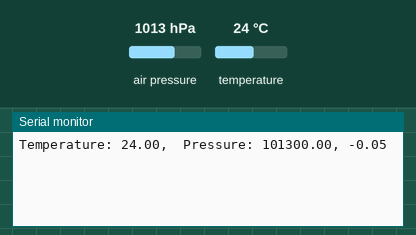
Recording of a sketch running on a simulated Arduino Mega 2560, built with avr-gcc and run on an emulated ATmega2560. Parts: the last lines printed to the serial monitor. The inputs (shaded band) are chosen by the test bench; at power-on: air pressure 1013 hPa, temperature 24 °C.

Above: at 1.8 s.
1.9 s: air pressure set to 952 hPa
At 2.7 s:
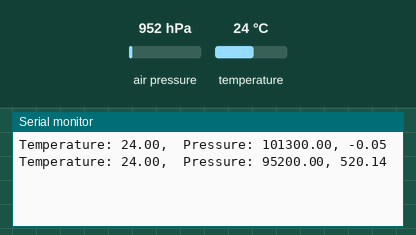
3.4 s: temperature set to 12 °C
At 4.7 s:
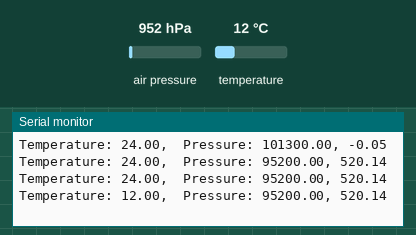
4.9 s: air pressure set to 975 hPa
At 5.8 s:
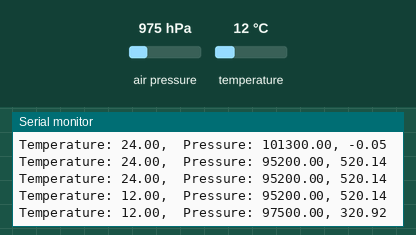
Timing chart, 0 to 7.9 s (numbered marks = the images above; inputs shaded):
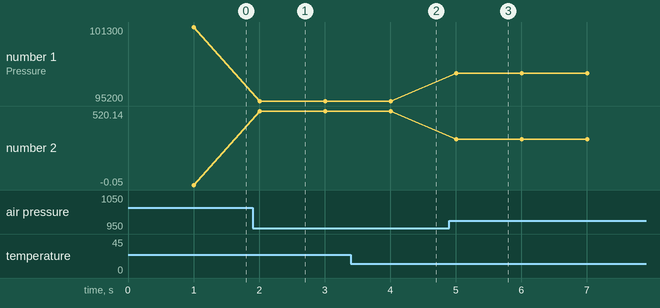

The sketch:

BMP280.ino
```cpp
#include <Adafruit_Sensor.h>
#include <Adafruit_BMP280.h>

Adafruit_BMP280 bmp; // I2C

uint32_t timer;
float temperature;
float pressure;
float altitude;
float altitude0;

void setup(){
  Serial.begin(9600); // start serial monitor

  Serial2.begin(115200);

  Serial2.println("HELLO BITCHES");

  if (!bmp.begin()) {
      Serial.println("Could not find a valid BMP280 sensor, check wiring!");
      while (1);
  }

  bmp.setSampling(Adafruit_BMP280::MODE_NORMAL,     /* Operating Mode. */
                  Adafruit_BMP280::SAMPLING_X2,     /* Temp. oversampling */
                  Adafruit_BMP280::SAMPLING_X16,    /* Pressure oversampling */
                  Adafruit_BMP280::FILTER_X16,      /* Filtering. */
                  Adafruit_BMP280::STANDBY_MS_500); /* Standby time. */
  timer = millis();
  altitude0 = bmp.readAltitude(1019.666);
}

void loop(){
  if(millis() - timer >= 1000){
    timer = millis();
    temperature = bmp.readTemperature();
    pressure = bmp.readPressure();
    altitude = bmp.readAltitude(1019.66)-altitude0;
    String packet = "Temperature: " + String(temperature) + ",  Pressure: " + String(pressure) + ", " + String(altitude);
    Serial.println(packet);

    Serial2.println(packet);

  }
}
```

Measured:
- after the input at 1.9 s, the serial monitor: prints a new line after 0.11 s (image 1)
- after the input at 3.4 s, the serial monitor: prints a new line after 0.61 s (image 2)
- after the input at 4.9 s, the serial monitor: prints a new line after 0.10 s (image 3)
- plotted number 1: 101300 → 95200 after the input at 1.9 s, 95200 → 97500 after the input at 4.9 s
- plotted number 2: -0.05 → 520.14 after the input at 1.9 s, 520.14 → 320.92 after the input at 4.9 s
